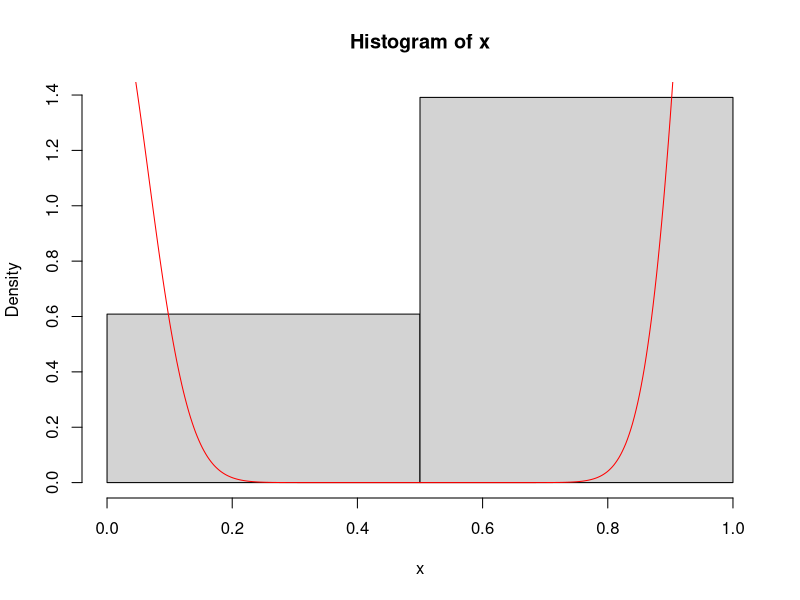
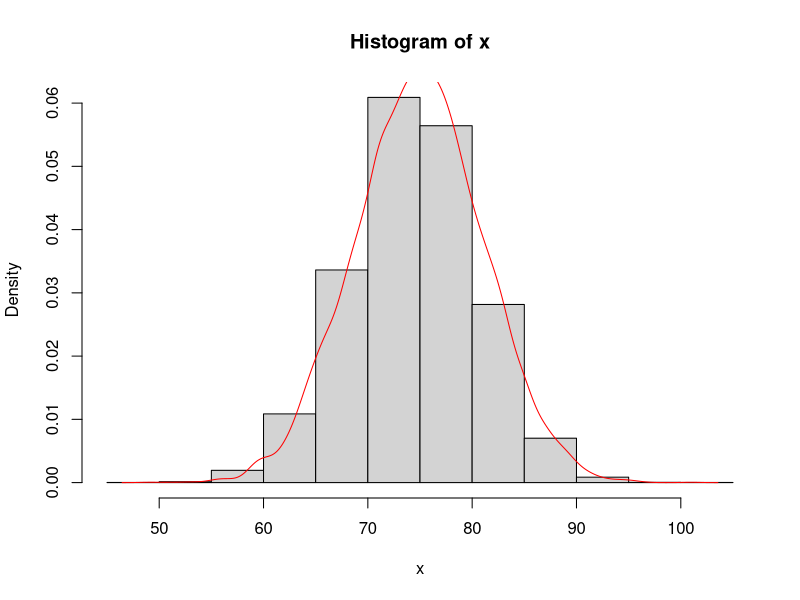
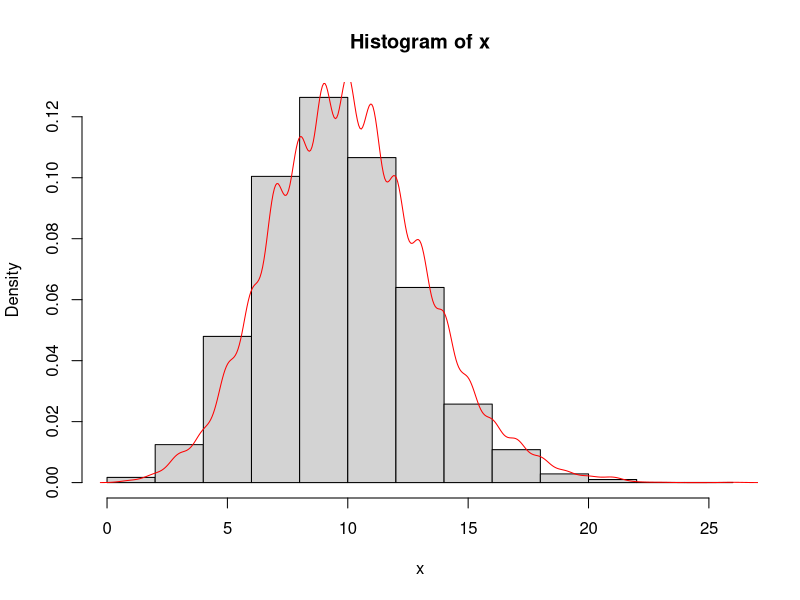
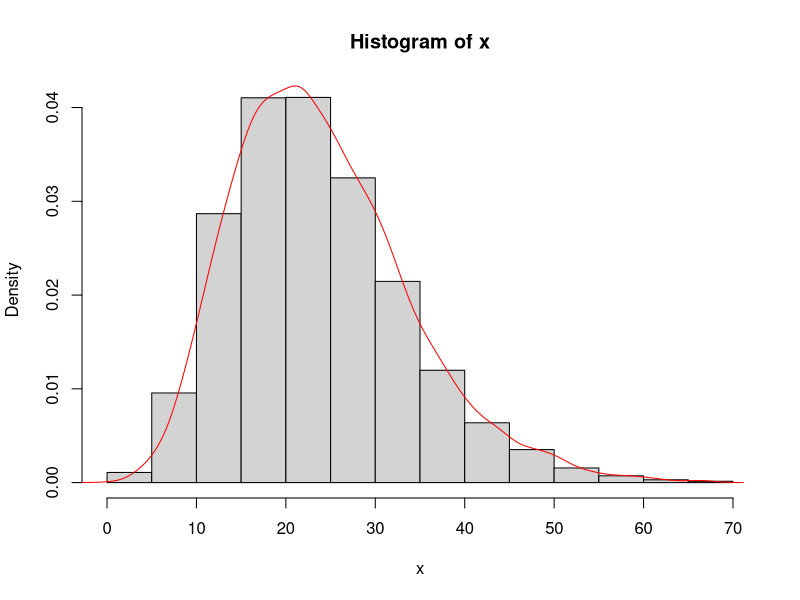
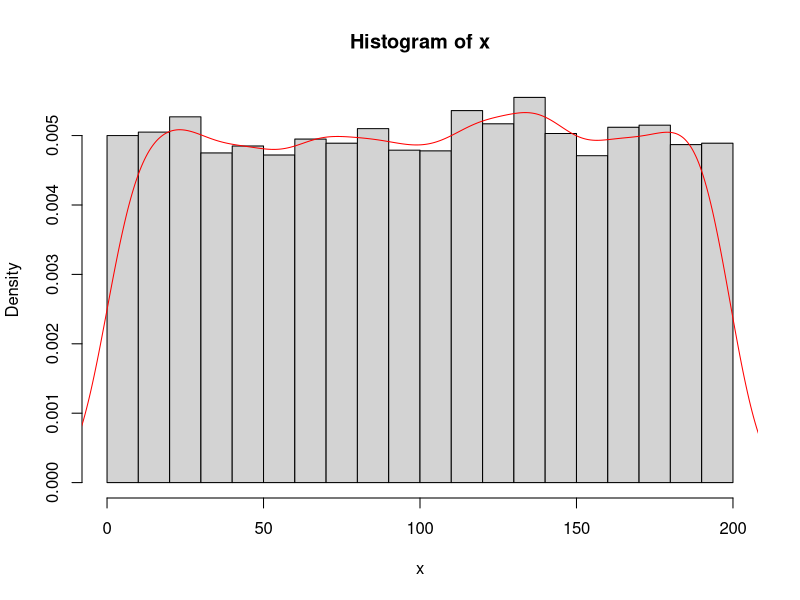
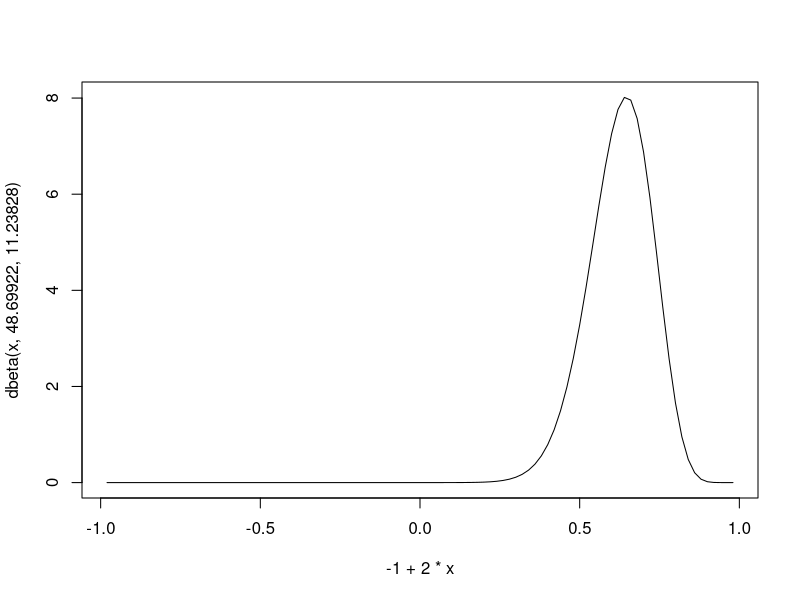
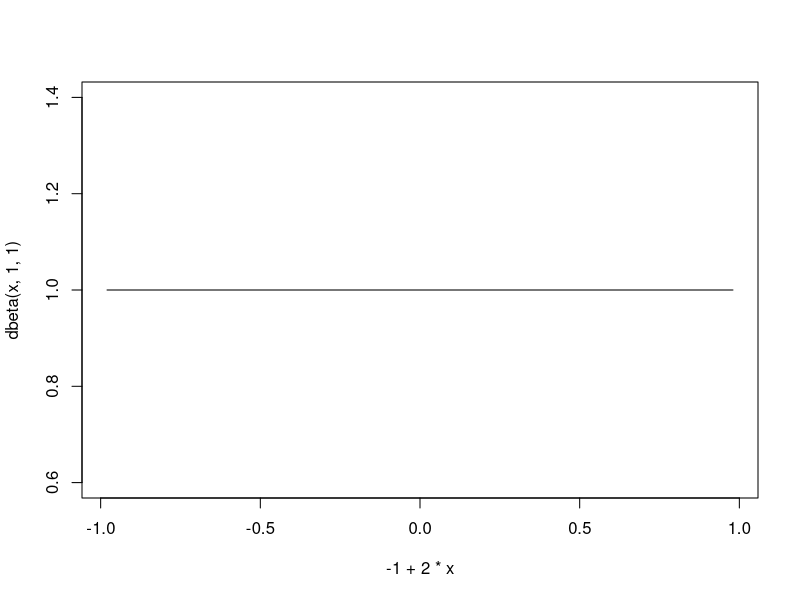
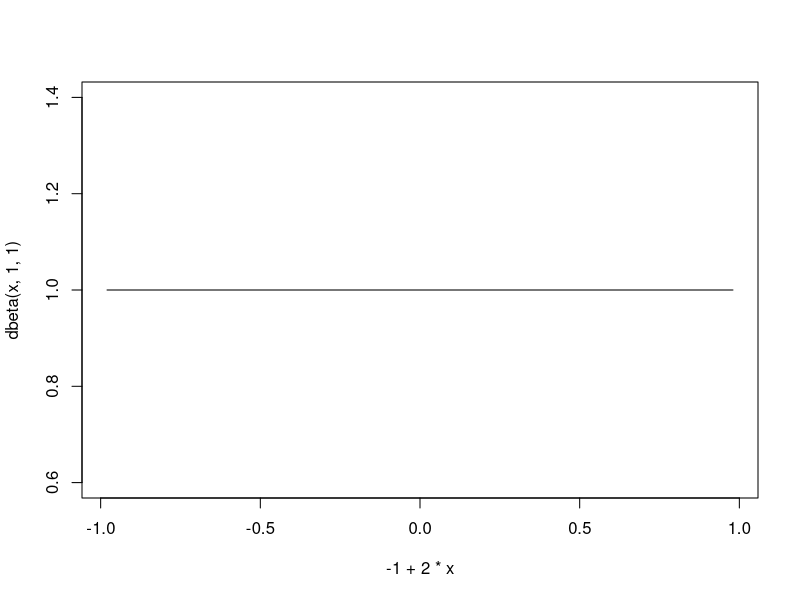

Write R code to recreate these figures, in order.
##### Probability Distributions

## install.packages("sn",dep=T)

library(sn)
library(mnormt)

####
#### PROBABILITY DISTRIBUTIONS
####

### BERNOULLI
x <- rbinom(10000, size=1 ,
            prob=.7)## change prob
hist(x,prob=T,breaks=2)
lines(density(x),col="red")

### BINOMIAL
x <- rbinom(10000, size=150 ,.5) ## change size, change prob
hist(x,prob=T)
lines(density(x),col="red")

### POISSON
x <- rpois(10000, lambda=10)## change lambda
hist(x,prob=T)
lines(density(x),col="red")

### NEGATIVE BINOMIAL
x <- rnbinom(10000, size=8 ,.25) ## change size, change prob
hist(x,prob=T)
lines(density(x),col="red")

### UNIFORM
x <- runif(10000, min=0, max=200) ## change min, change max
hist(x,prob=T)
lines(density(x),col="red")

x <- seq(.01, .99, .01)
plot(-1 + 2*x, dbeta(x, 48.69922,11.23828), type="l")
plot(-1 + 2*x, dbeta(x, 1,1 ), type="l")
plot(-1 + 2*x, dbeta(x, 1,1 ), type="l")


### BETA
x <- rbeta(10000,
           shape1=.5, 
           shape2=.5)## shape1-like mean, shape2-like sd
hist(x,prob=T)
lines(density(x),col="red")

#### NORMAL
x <- rnorm(10000,mean=20,sd=1)
hist(x,prob=T)
lines(density(x),col="red")


#### t-student
x <- rt(10000, df=30)### change df
hist(x,prob=T)
lines(density(x),col="black")

#### SKEW NORMAL
par(mfrow=c(2,1))
x2 <- rsn(10000, xi=0,omega=1,alpha=10)
hist(x2,prob=T)
lines(density(x2),col="red")

    x2 <- rsn(10000, xi=0,omega=1,alpha=-10)
    hist(x2,prob=T)
    lines(density(x2),col="red")
par(mfrow=c(1,1))


### MULTIVARIATE NORMAL
x <- rmnorm(10000, mean=c(0,0),
            varcov =  matrix(c(20,-.7,-.7,20),2,2))
plot(x[,1],x[,2])


### CHI-SQUARE
x <- rchisq(10000,df=1)## change df
hist(x,prob=T)
lines(density(x),col="red")


### WISHART
S <- as.matrix(1)
x <- rWishart(10000, df = 10, S)
hist(x, prob=T)
lines(density(x),col="red")

### Gamma
x <- rgamma(10000,1,.5)## change df
hist(x,prob=T)


# see quantiles
x <- rnorm(10000, 0, 2)
hist(x)
quantile(x, probs = c(.25,.75))
round(quantile(x, probs = c(.05,.95)), 5)
